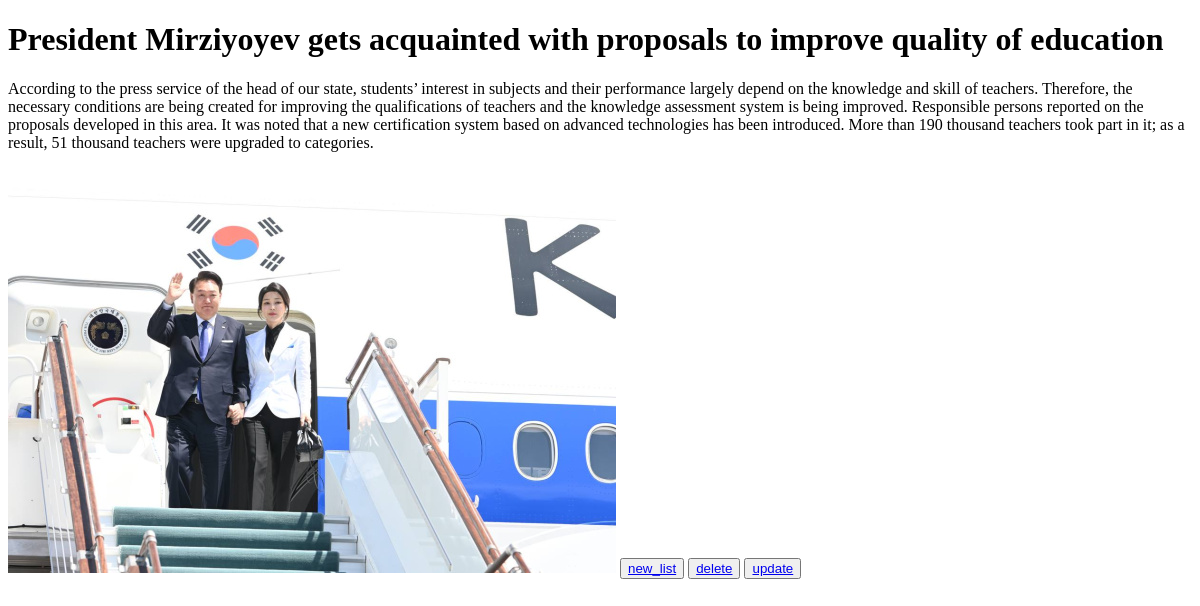
Before: /7/detail/ with the older database file.
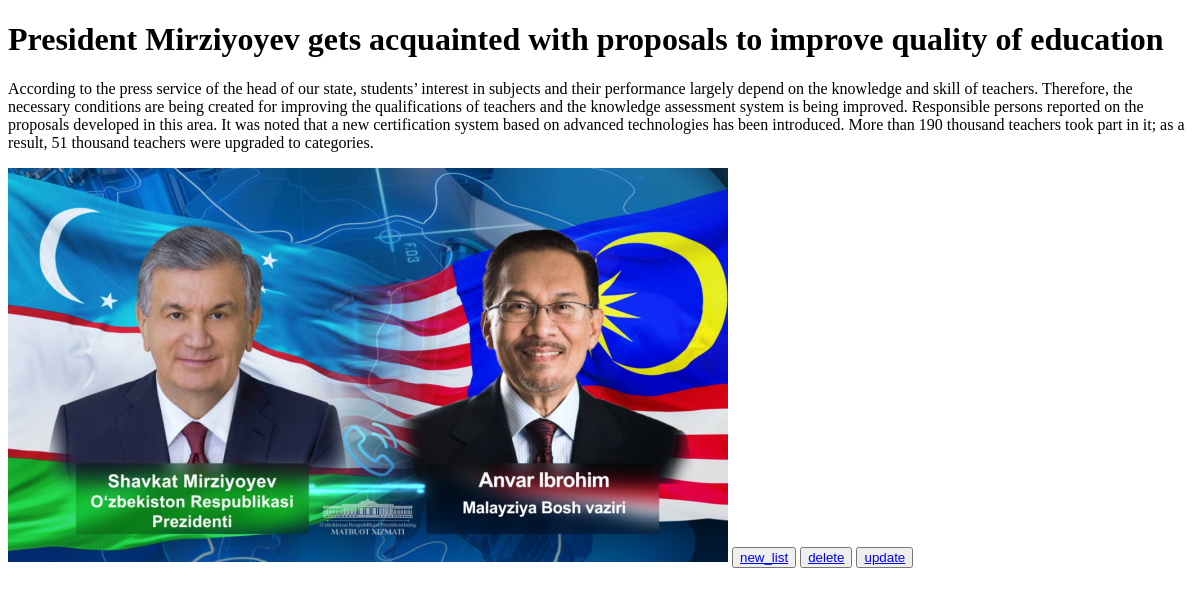
After: the same page with the newer database file.
### app/models.py (models this page shows)
class NewsModel(models.Model):
    title = models.CharField(max_length = 200)
    body = models.TextField()
    image = models.ImageField()

### app/views.py (the view)
# urls.py: path('<int:pk>/detail/', NewsDetailView.as_view(), name='news_detail'),
class NewsDetailView(DetailView):
    model = NewsModel
    template_name = 'news_detail.html'

### templates/news_detail.html (shortened to what this page needs)
<!DOCTYPE html>
<html lang="en">
<head>
</head>
<body>
    <h1>{{object.title}}</h1>
    <p>{{object.body}}</p>
    <img src="{{object.image.url}}" alt="">
    <button><a href="{% url 'news_list' %}">new_list</a></button>
    <button><a href="{% url 'news_delete' object.pk %}">delete</a></button>
    <button><a href="{% url 'news_update' object.pk %}">update</a></button>
</body>
</html>

Changed rows visible on the page:
changed NewsModel: image: a different picture
